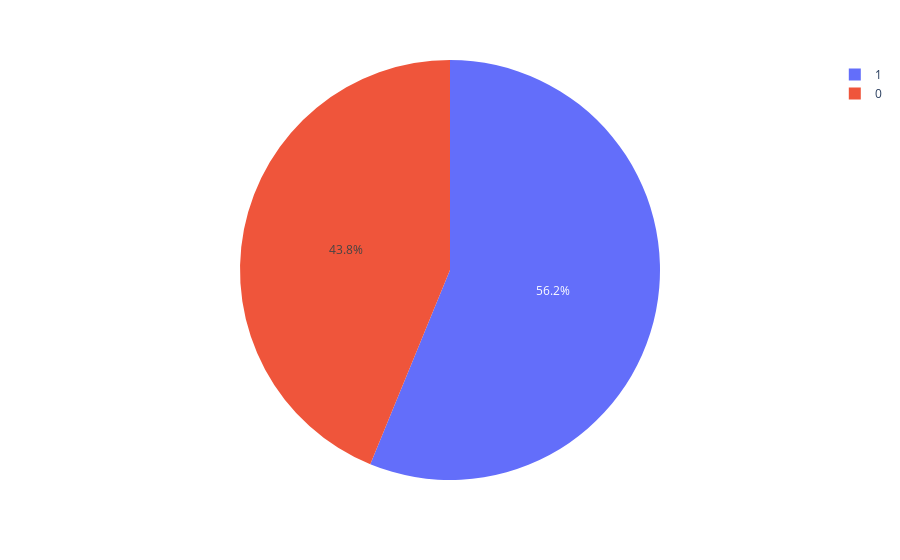

Source (notebook cell):
### Code cell
px.pie(names=x,values=y)

### Figure 1 — Plotly figure (JSON) as saved in the notebook; plotly's stock layout.template omitted (floating-point values rounded to 4 significant figures)
{"data": [{"domain": {"x": [0, 1], "y": [0, 1]}, "hovertemplate": "label=%{label}<br>value=%{value}<extra></extra>", "labels": [1, 0], "legendgroup": "", "name": "", "showlegend": true, "type": "pie", "values": [68, 53]}], "layout": {"legend": {"tracegroupgap": 0}, "margin": {"t": 60}}}
